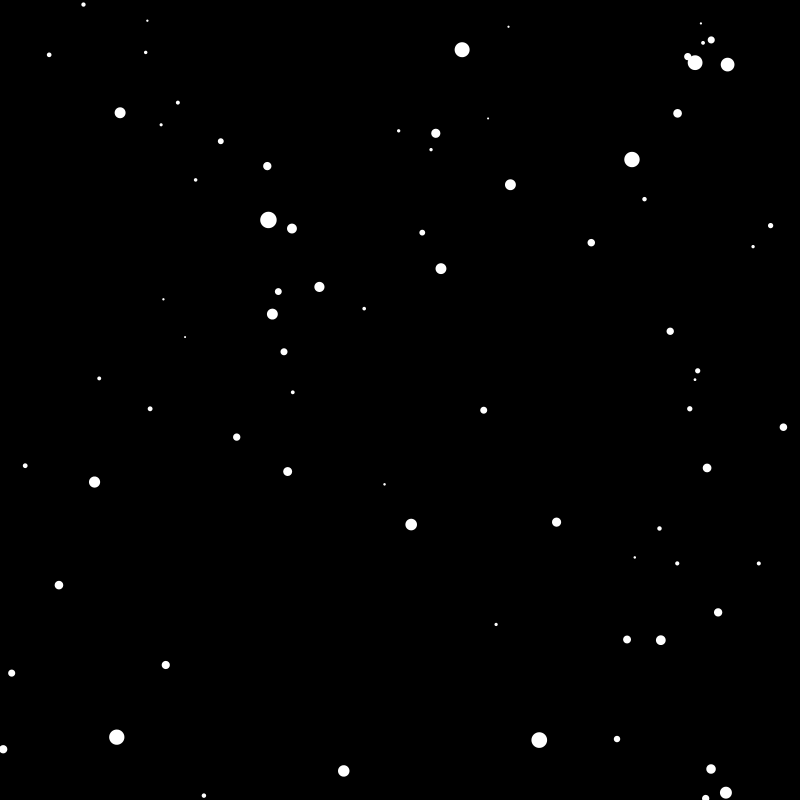
Frame 1 (no input)
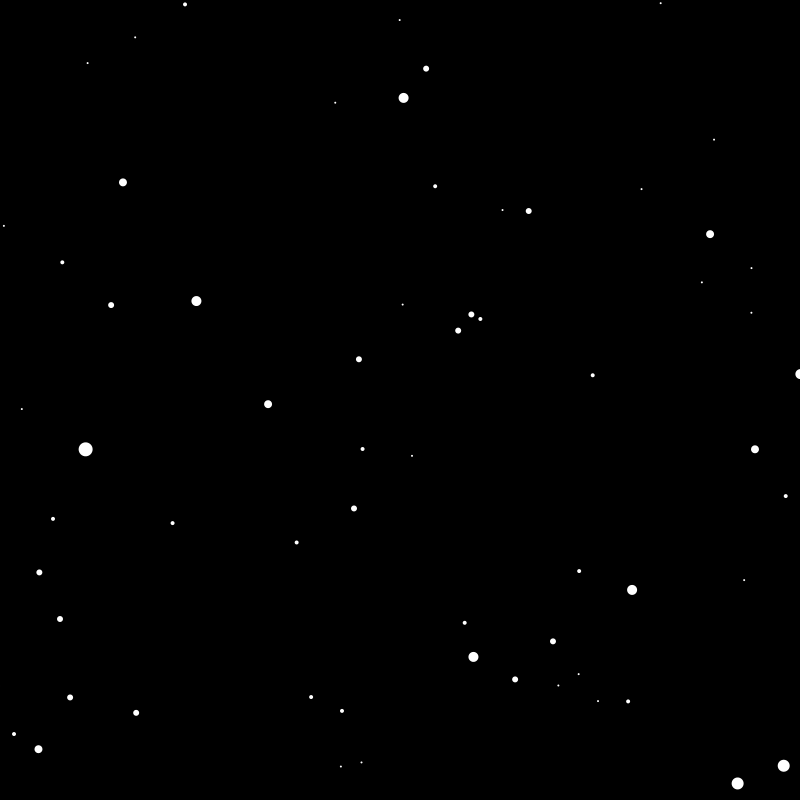
Frame 60 (the mouse pressed at the canvas centre just before this capture)
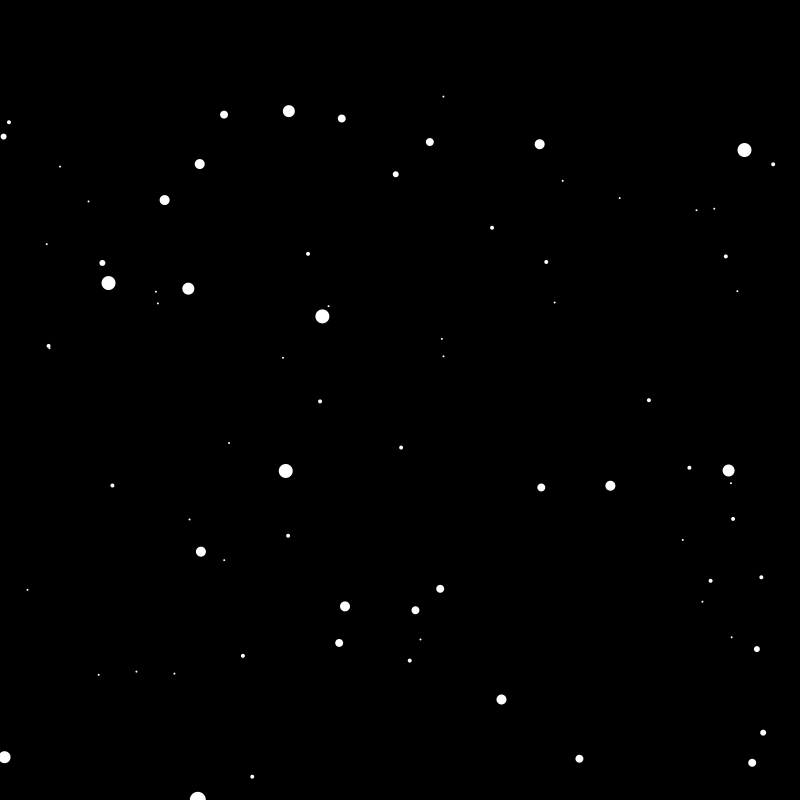
Frame 120 (the mouse held since frame 60 and released just before this capture)

The Processing sketch that drew these frames (run headless with seeded random() and noise(); from frame 60 on, the mouse is pressed at the canvas centre):

// Processing sketch: starField
// ── starField.pde
Star[] stars = new Star[1000];
float speed;
void setup() {
  size(800, 800);
  for (int i = 0; i < stars.length; i++) {
    stars[i] = new Star();
  }
}

void draw() {
  speed = map(mouseY, 0, height, 80, 0);
  background(0);
  translate(width/2, height/2);
  for (int i = 0; i < stars.length; i++) {
    stars[i].update();
    stars[i].show();
  }  
}

// ── Star.pde
class Star {
  float x, y, z, pz;
  Star() {
    x = random(-width, width);
    y = random(-height, height);
    z = random(width);
    //pz = z;
  }
  void update() {
    z -= speed;
    if (z < 1) {
      z = width;
      x = random(-width, width);
      y = random(-height, height);
      //pz = z;
    }
  }
  void show() {
    fill(255);
    noStroke();
    float sx = map((x/z), 0, 1, 0, width);
    float sy = map((y/z), 0, 1, 0, height);
    float r = map(z, 0, width, 20, 0);
    ellipse(sx, sy, r, r);
    //float px = map((x/pz), 0, 1, 0, width);
    //float py = map((y/pz), 0, 1, 0, height);
    //stroke(50);
    //line(px, py, sx, sy);
  }
}
